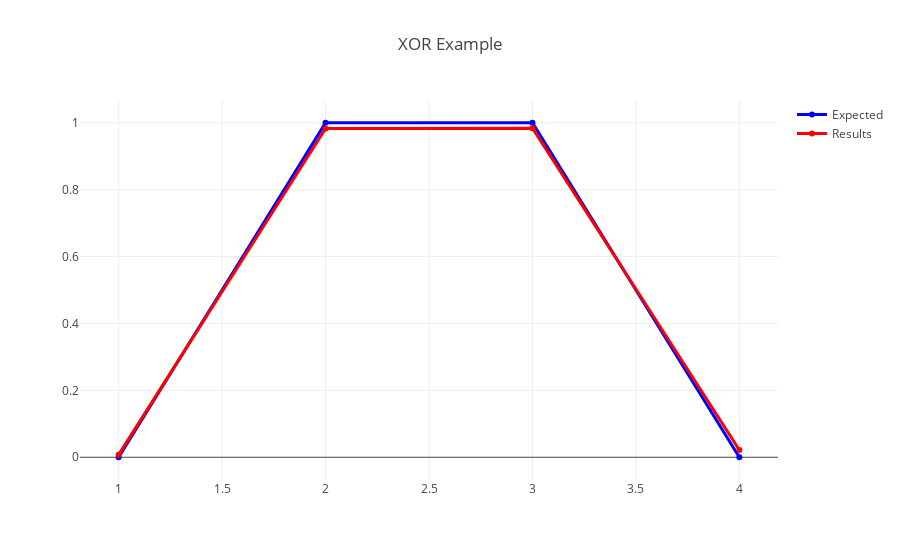

The notebook cell this image was saved under:
### Code cell
import { tensor1D } from "../mod.ts";
import { Visualizer } from "../visualizer/mod.ts";

import {
    Cost,
    CPU,
    DenseLayer,
    Sequential,
    setupBackend,
    SigmoidLayer,
    tensor2D,
  } from "https://deno.land/x/netsaur@0.2.8/mod.ts";
  
  await setupBackend(CPU);
  
  const net = new Sequential({
    size: [4, 2],
  
    silent: true,
  
    layers: [
      DenseLayer({ size: [3] }),
      SigmoidLayer(),
      DenseLayer({ size: [1] }),
      SigmoidLayer(),
    ],
  
    cost: Cost.MSE,
  });
  
  net.train(
    [
      {
        inputs: tensor2D([
          [0, 0],
          [1, 0],
          [0, 1],
          [1, 1],
        ]),
        outputs: tensor2D([[0], [1], [1], [0]]),
      },
    ],
    50000,
  );
  

  
const visualizer = new Visualizer("XOR Example");
await visualizer.graph(net,
  [
  tensor1D([0, 0]),
  tensor1D([1, 0]),
  tensor1D([0, 1]),
  tensor1D([1, 1]),
], [
  tensor1D([0]),
  tensor1D([1]),
  tensor1D([1]),
  tensor1D([0])
])

### Figure 1 — Plotly figure (JSON) as saved in the notebook; plotly's stock layout.template omitted (floating-point values rounded to 4 significant figures)
{"data": [{"line": {"color": "blue", "width": 3}, "mode": "lines+markers", "name": "Expected", "type": "scatter", "x": [1, 2, 3, 4], "y": [0, 1, 1, 0]}, {"line": {"color": "red", "width": 3}, "mode": "lines+markers", "name": "Results", "type": "scatter", "x": [1, 2, 3, 4], "y": [0.007752, 0.9832, 0.9835, 0.02152]}], "layout": {"title": "XOR Example"}}
